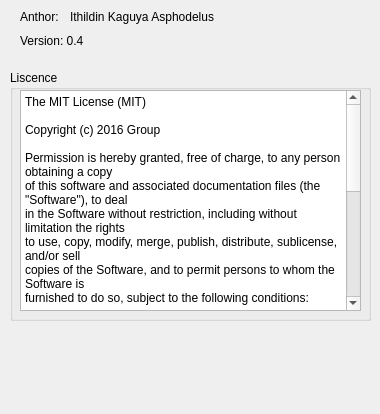
<?xml version="1.0" encoding="UTF-8"?>
<ui version="4.0">
 <class>DialogAboutMe</class>
 <widget class="QDialog" name="DialogAboutMe">
  <property name="geometry">
   <rect>
    <x>0</x>
    <y>0</y>
    <width>380</width>
    <height>414</height>
   </rect>
  </property>
  <property name="windowTitle">
   <string>关于</string>
  </property>
  <widget class="QGroupBox" name="groupBox">
   <property name="geometry">
    <rect>
     <x>10</x>
     <y>70</y>
     <width>361</width>
     <height>251</height>
    </rect>
   </property>
   <property name="title">
    <string>Liscence</string>
   </property>
   <widget class="QTextBrowser" name="textBrowser">
    <property name="geometry">
     <rect>
      <x>10</x>
      <y>20</y>
      <width>341</width>
      <height>221</height>
     </rect>
    </property>
    <property name="html">
     <string>&lt;!DOCTYPE HTML PUBLIC &quot;-//W3C//DTD HTML 4.0//EN&quot; &quot;http://www.w3.org/TR/REC-html40/strict.dtd&quot;&gt;
&lt;html&gt;&lt;head&gt;&lt;meta name=&quot;qrichtext&quot; content=&quot;1&quot; /&gt;&lt;style type=&quot;text/css&quot;&gt;
p, li { white-space: pre-wrap; }
&lt;/style&gt;&lt;/head&gt;&lt;body style=&quot; font-family:'SimSun'; font-size:9pt; font-weight:400; font-style:normal;&quot;&gt;
&lt;p style=&quot; margin-top:0px; margin-bottom:0px; margin-left:0px; margin-right:0px; -qt-block-indent:0; text-indent:0px;&quot;&gt;The MIT License (MIT)&lt;/p&gt;
&lt;p style=&quot;-qt-paragraph-type:empty; margin-top:0px; margin-bottom:0px; margin-left:0px; margin-right:0px; -qt-block-indent:0; text-indent:0px;&quot;&gt;&lt;br /&gt;&lt;/p&gt;
&lt;p style=&quot; margin-top:0px; margin-bottom:0px; margin-left:0px; margin-right:0px; -qt-block-indent:0; text-indent:0px;&quot;&gt;Copyright (c) 2016 Group&lt;/p&gt;
&lt;p style=&quot;-qt-paragraph-type:empty; margin-top:0px; margin-bottom:0px; margin-left:0px; margin-right:0px; -qt-block-indent:0; text-indent:0px;&quot;&gt;&lt;br /&gt;&lt;/p&gt;
&lt;p style=&quot; margin-top:0px; margin-bottom:0px; margin-left:0px; margin-right:0px; -qt-block-indent:0; text-indent:0px;&quot;&gt;Permission is hereby granted, free of charge, to any person obtaining a copy&lt;/p&gt;
&lt;p style=&quot; margin-top:0px; margin-bottom:0px; margin-left:0px; margin-right:0px; -qt-block-indent:0; text-indent:0px;&quot;&gt;of this software and associated documentation files (the &amp;quot;Software&amp;quot;), to deal&lt;/p&gt;
&lt;p style=&quot; margin-top:0px; margin-bottom:0px; margin-left:0px; margin-right:0px; -qt-block-indent:0; text-indent:0px;&quot;&gt;in the Software without restriction, including without limitation the rights&lt;/p&gt;
&lt;p style=&quot; margin-top:0px; margin-bottom:0px; margin-left:0px; margin-right:0px; -qt-block-indent:0; text-indent:0px;&quot;&gt;to use, copy, modify, merge, publish, distribute, sublicense, and/or sell&lt;/p&gt;
&lt;p style=&quot; margin-top:0px; margin-bottom:0px; margin-left:0px; margin-right:0px; -qt-block-indent:0; text-indent:0px;&quot;&gt;copies of the Software, and to permit persons to whom the Software is&lt;/p&gt;
&lt;p style=&quot; margin-top:0px; margin-bottom:0px; margin-left:0px; margin-right:0px; -qt-block-indent:0; text-indent:0px;&quot;&gt;furnished to do so, subject to the following conditions:&lt;/p&gt;
&lt;p style=&quot;-qt-paragraph-type:empty; margin-top:0px; margin-bottom:0px; margin-left:0px; margin-right:0px; -qt-block-indent:0; text-indent:0px;&quot;&gt;&lt;br /&gt;&lt;/p&gt;
&lt;p style=&quot; margin-top:0px; margin-bottom:0px; margin-left:0px; margin-right:0px; -qt-block-indent:0; text-indent:0px;&quot;&gt;The above copyright notice and this permission notice shall be included in all&lt;/p&gt;
&lt;p style=&quot; margin-top:0px; margin-bottom:0px; margin-left:0px; margin-right:0px; -qt-block-indent:0; text-indent:0px;&quot;&gt;copies or substantial portions of the Software.&lt;/p&gt;
&lt;p style=&quot;-qt-paragraph-type:empty; margin-top:0px; margin-bottom:0px; margin-left:0px; margin-right:0px; -qt-block-indent:0; text-indent:0px;&quot;&gt;&lt;br /&gt;&lt;/p&gt;
&lt;p style=&quot; margin-top:0px; margin-bottom:0px; margin-left:0px; margin-right:0px; -qt-block-indent:0; text-indent:0px;&quot;&gt;THE SOFTWARE IS PROVIDED &amp;quot;AS IS&amp;quot;, WITHOUT WARRANTY OF ANY KIND, EXPRESS OR&lt;/p&gt;
&lt;p style=&quot; margin-top:0px; margin-bottom:0px; margin-left:0px; margin-right:0px; -qt-block-indent:0; text-indent:0px;&quot;&gt;IMPLIED, INCLUDING BUT NOT LIMITED TO THE WARRANTIES OF MERCHANTABILITY,&lt;/p&gt;
&lt;p style=&quot; margin-top:0px; margin-bottom:0px; margin-left:0px; margin-right:0px; -qt-block-indent:0; text-indent:0px;&quot;&gt;FITNESS FOR A PARTICULAR PURPOSE AND NONINFRINGEMENT. IN NO EVENT SHALL THE&lt;/p&gt;
&lt;p style=&quot; margin-top:0px; margin-bottom:0px; margin-left:0px; margin-right:0px; -qt-block-indent:0; text-indent:0px;&quot;&gt;AUTHORS OR COPYRIGHT HOLDERS BE LIABLE FOR ANY CLAIM, DAMAGES OR OTHER&lt;/p&gt;
&lt;p style=&quot; margin-top:0px; margin-bottom:0px; margin-left:0px; margin-right:0px; -qt-block-indent:0; text-indent:0px;&quot;&gt;LIABILITY, WHETHER IN AN ACTION OF CONTRACT, TORT OR OTHERWISE, ARISING FROM,&lt;/p&gt;
&lt;p style=&quot; margin-top:0px; margin-bottom:0px; margin-left:0px; margin-right:0px; -qt-block-indent:0; text-indent:0px;&quot;&gt;OUT OF OR IN CONNECTION WITH THE SOFTWARE OR THE USE OR OTHER DEALINGS IN THE&lt;/p&gt;
&lt;p style=&quot; margin-top:0px; margin-bottom:0px; margin-left:0px; margin-right:0px; -qt-block-indent:0; text-indent:0px;&quot;&gt;SOFTWARE.&lt;/p&gt;
&lt;p style=&quot;-qt-paragraph-type:empty; margin-top:0px; margin-bottom:0px; margin-left:0px; margin-right:0px; -qt-block-indent:0; text-indent:0px;&quot;&gt;&lt;br /&gt;&lt;/p&gt;&lt;/body&gt;&lt;/html&gt;</string>
    </property>
   </widget>
  </widget>
  <widget class="QLabel" name="label">
   <property name="geometry">
    <rect>
     <x>20</x>
     <y>1</y>
     <width>54</width>
     <height>31</height>
    </rect>
   </property>
   <property name="text">
    <string>Anthor:</string>
   </property>
  </widget>
  <widget class="QLabel" name="label_2">
   <property name="geometry">
    <rect>
     <x>20</x>
     <y>25</y>
     <width>341</width>
     <height>31</height>
    </rect>
   </property>
   <property name="text">
    <string>Version: 0.4</string>
   </property>
  </widget>
  <widget class="QLabel" name="label_3">
   <property name="geometry">
    <rect>
     <x>70</x>
     <y>1</y>
     <width>241</width>
     <height>31</height>
    </rect>
   </property>
   <property name="text">
    <string>Ithildin Kaguya Asphodelus</string>
   </property>
  </widget>
 </widget>
 <resources/>
 <connections/>
</ui>
